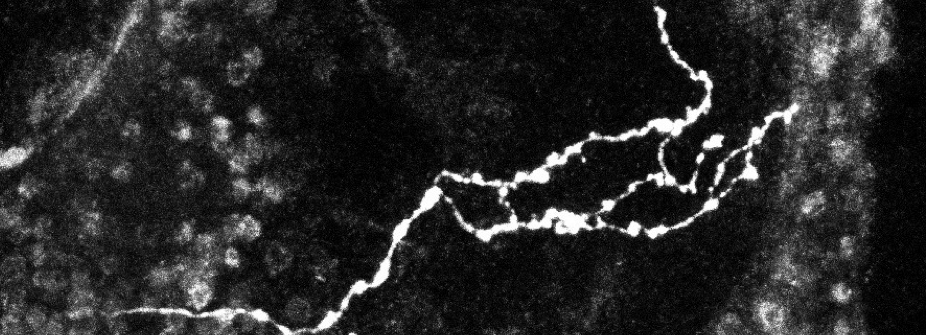
%> input picture axones1.png, 926 x 335 px
$ octave lab4.m   (GNU Octave 9; MATLAB toolbox functions it lacks are replaced by stand-ins)
%> lines starting %> are read from the running program, lines starting %| are printed output that depends on the picture; in (x1, y1, x2, y2) boxes, pixels count from 0 and x2, y2 are one past the last pixel; in counts of white or black regions, pixels touching at a corner belong together; the program's own positions count from 1
close all;
clear all;

f1 = figure(1);
Iaxones1 =imread("axones1.png");
%> Iaxones1 is the input picture: size 335x926x3 uint8; min 0, max 255, mean 39.2
Iaxones1 = rgb2gray(Iaxones1);
%> Iaxones1: size 335x926 uint8
subplot(2,1,1);
imshow(Iaxones1);
title('Original Image 1');
subplot(2,1,2);
Iaxones2 = imread("axones2.png");
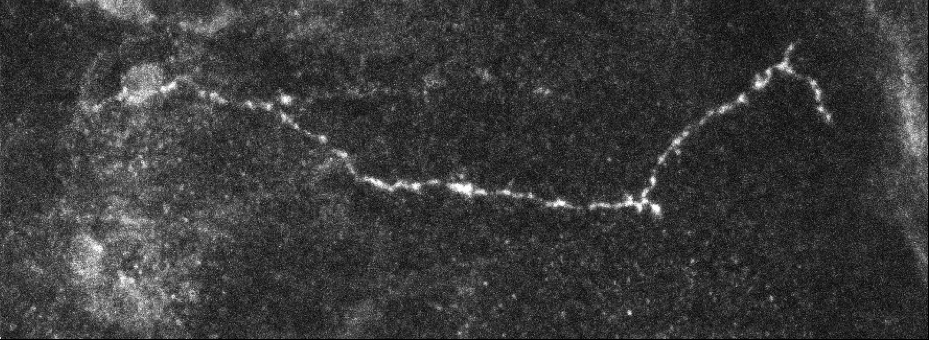
%> input picture axones2.png, 929 x 340 px
%> Iaxones2 is the input picture: size 340x929x3 uint8; min 0, max 255, mean 58.1
Iaxones2 = rgb2gray(Iaxones2);
%> Iaxones2: size 340x929 uint8
imshow(Iaxones2);
title('Original Image 2');

%Denoise (AopenB)closeB

%A open B
f2 = figure(2);
se = strel('disk',1);
open_ax1 = imopen(Iaxones1,se);
open_ax2 = imopen(Iaxones2,se);
%(A open B) close B
Denoise_ax1 =imclose(open_ax1,se);
Denoise_ax2 =imclose(open_ax2,se);
subplot(2,1,1)
imshow(Denoise_ax1);
title('Denoised - axones1');
subplot(2,1,2);
imshow(Denoise_ax2);
title('Denoised - axones2');

%Morphological gradient AdilateB - AerodeB
f3 = figure(3);
morph_grad_ax1 = imdilate(Denoise_ax1,se) - imerode(Denoise_ax1,se);
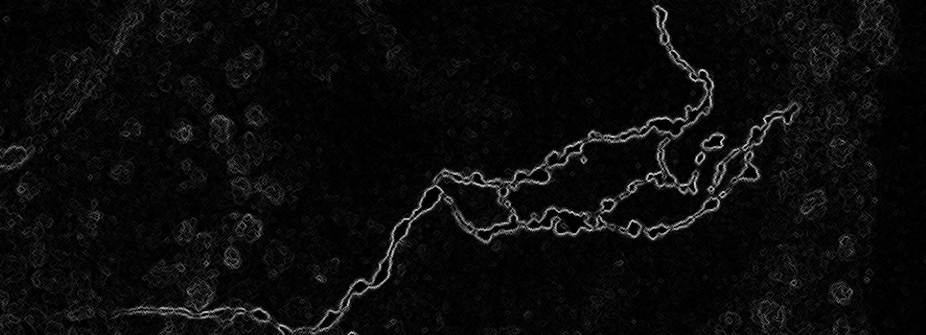
%> morph_grad_ax1: size 335x926 uint8; min 0, max 227, mean 11.4
morph_grad_ax2 = imdilate(Denoise_ax2,se) - imerode(Denoise_ax2,se);
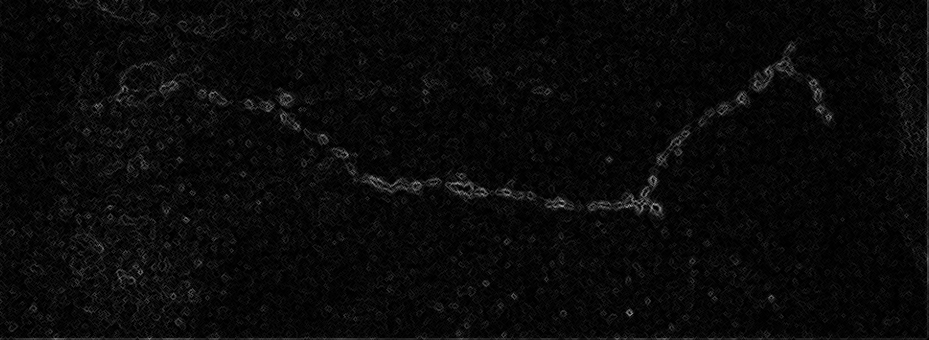
%> morph_grad_ax2: size 340x929 uint8; min 0, max 172, mean 9.7
subplot(2,1,1)
imshow(morph_grad_ax1);
title('Enhancement - Morphological gradient axones1');
subplot(2,1,2)
imshow(morph_grad_ax2);
title('Enhancement - Morphological gradient axones2');

%--- Binarization by using Otsu method to find threshold
f4 = figure(4);
Thershold_ax1 = graythresh(morph_grad_ax1);
%> Thershold_ax1 = 0.216
Thershold_ax2 = graythresh(morph_grad_ax2);
%> Thershold_ax2 = 0.0784
Bin_ax1 = imbinarize(morph_grad_ax1,Thershold_ax1);
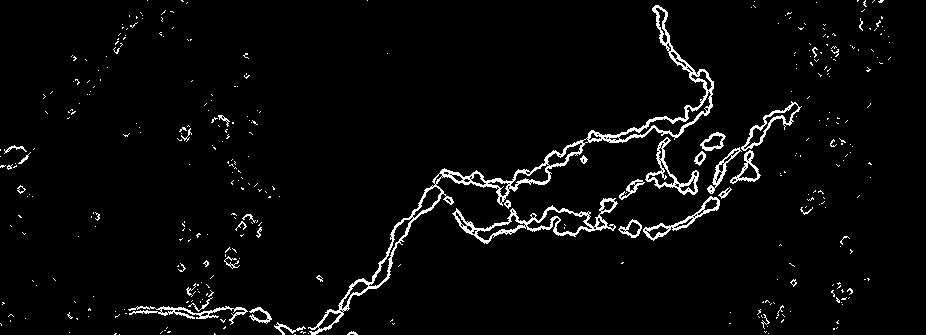
%> Bin_ax1: size 335x926 logical; 3.5% white in thin lines or dots
Bin_ax2 = imbinarize(morph_grad_ax2,Thershold_ax2);
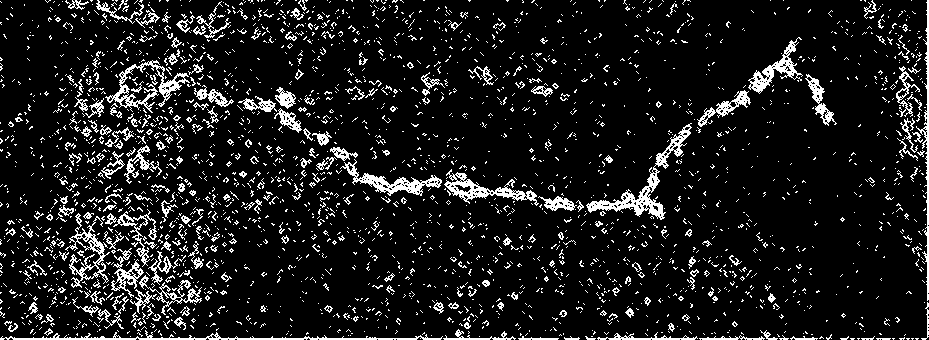
%> Bin_ax2: size 340x929 logical; 10.6% white in thin lines or dots
%eliminate unwanted small objects
Bin_ax1_clean = bwareaopen(Bin_ax1,100);
%> Bin_ax1_clean: size 335x926 logical; 2.9% white in thin lines or dots, all inside (x1, y1, x2, y2) = (128, 5, 802, 335)
Bin_ax2_clean = bwareaopen(Bin_ax2,100);
%> Bin_ax2_clean: size 340x929 logical; 4.7% white; 39 white regions, largest, box (x1, y1, x2, y2) and area: (586, 123, 692, 220) 1492, (0, 330, 443, 340) 1071, (105, 60, 190, 113) 1017
% Filling binirazed image with holes
Fill_Bin_ax1 = imfill(Bin_ax1_clean,'holes');
%> Fill_Bin_ax1: size 335x926 logical; 4.6% white; 13 white regions, largest, box (x1, y1, x2, y2) and area: (308, 5, 714, 335) 6889, (452, 198, 618, 244) 2560, (645, 137, 699, 195) 937
Fill_Bin_ax2 = imfill(Bin_ax2_clean,'holes');
%> Fill_Bin_ax2: size 340x929 logical; 5.5% white; 39 white regions, largest, box (x1, y1, x2, y2) and area: (586, 123, 692, 220) 1731, (105, 60, 190, 113) 1227, (444, 169, 539, 206) 1130
subplot(2,1,1);
imshow(Fill_Bin_ax1);
title('Binarized and Filled axones1')
subplot(2,1,2);
imshow(Fill_Bin_ax2);
title('Binarized and Filled axones2')

%Skeletalization
f5 = figure(5);
skel_ax1 = bwmorph(Fill_Bin_ax1,'skel',Inf);
%> skel_ax1: size 335x926 logical; 1.1% white in thin lines or dots, all inside (x1, y1, x2, y2) = (128, 6, 802, 335)
skel_ax2 = bwmorph(Fill_Bin_ax2,'skel',Inf);
%> skel_ax2: size 340x929 logical; 2.4% white in thin lines or dots
subplot(2,1,1);
imshow(skel_ax1);
title('Skeleton of axones1');
subplot(2,1,2);
imshow(skel_ax2);
title('Skeleton of axones2');

% Connection of the Skeleton
f6 = figure(6);
Fill_skel_ax1 = imfill(skel_ax1,'holes');
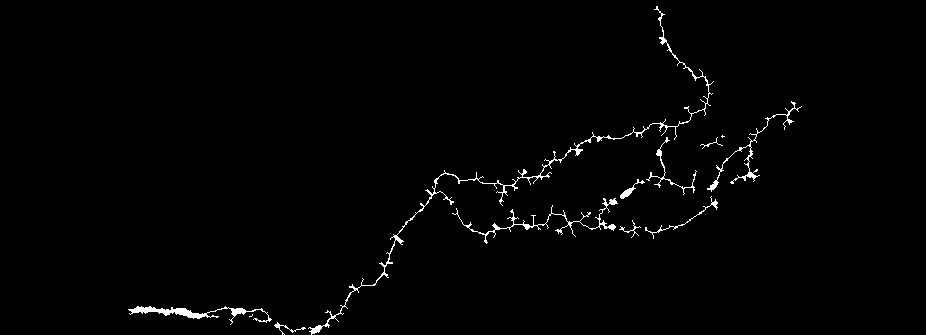
%> Fill_skel_ax1: size 335x926 logical; 1.3% white in thin lines or dots, all inside (x1, y1, x2, y2) = (128, 6, 802, 335)
Fill_skel_ax2 = imfill(skel_ax2,'holes');
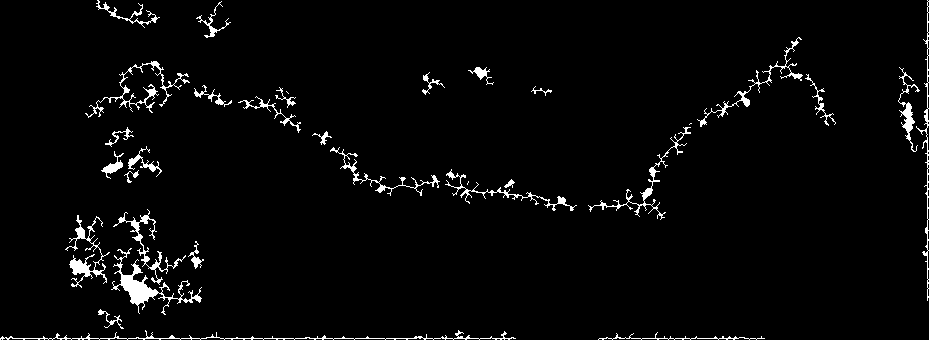
%> Fill_skel_ax2: size 340x929 logical; 3% white; 32 white regions (3 under 20 px), largest, box (x1, y1, x2, y2) and area: (111, 248, 202, 315) 1113, (0, 330, 516, 340) 786, (65, 215, 110, 288) 711
subplot(2,1,1);
imshow(Fill_skel_ax1);
subplot(2,1,2);
imshow(Fill_skel_ax2);

%----- save figures
saveas(f1,'fig1.png');
saveas(f2,'fig2.png');
saveas(f3,'fig3.png');
saveas(f4,'fig4.png');
saveas(f5,'fig5.png');
saveas(f6,'fig6.png');
